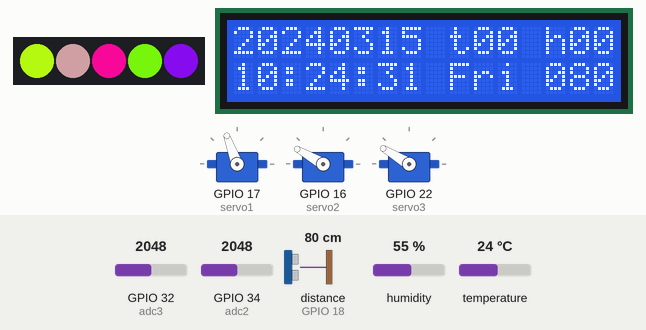
Recording of a program running on a simulated ESP32 board running MicroPython. Shown: 5 RGB LEDs in strip order, left to right, 16×2 character LCD, 3 × servo. The inputs (shaded band) are chosen by the test bench; at power-on: distance to the obstacle (sensor on GPIO 18) 80 cm, GPIO 32 (adc3) = 2048, GPIO 34 (adc2) = 2048, humidity 55 %, temperature 24 °C (analog values on the 0–4095 scale). The echo pulse lasts 58.3 µs per cm; the clock reads 2024-03-15 10:24:30 at power-on unless the program sets it; random numbers come from a fixed seed.

Above: at 1.28 s.
1.3 s: distance to the obstacle (sensor on GPIO 18) set to 14 cm
At 1.46 s:
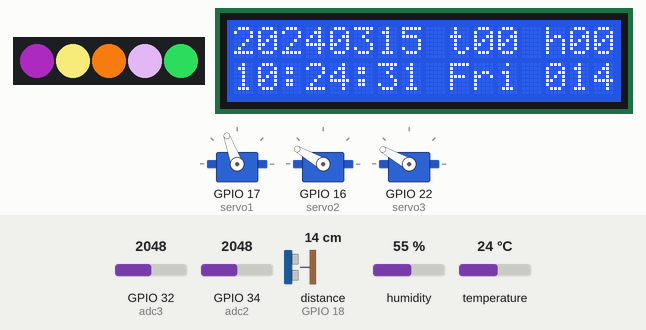
3.5 s: distance to the obstacle (sensor on GPIO 18) set to 11 cm
At 3.82 s:
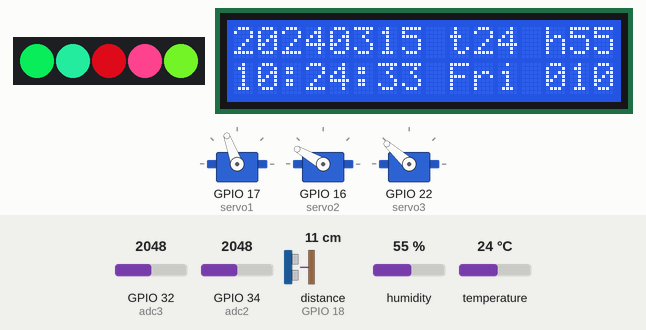
6.3 s: distance to the obstacle (sensor on GPIO 18) set to 18 cm
At 6.83 s:
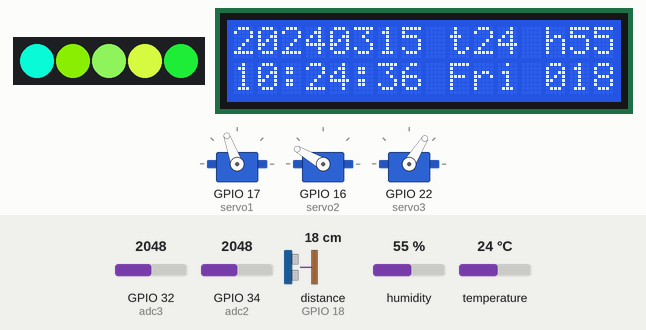
8.7 s: distance to the obstacle (sensor on GPIO 18) set to 35 cm
At 9.71 s:
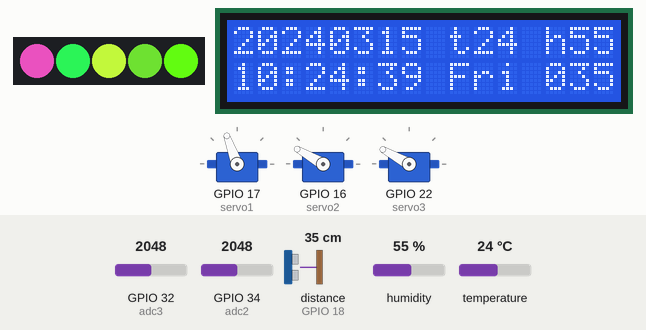
10.8 s: GPIO 32 (adc3) set to 2973
14.3 s: GPIO 32 (adc3) set to 3051
At 14.58 s:
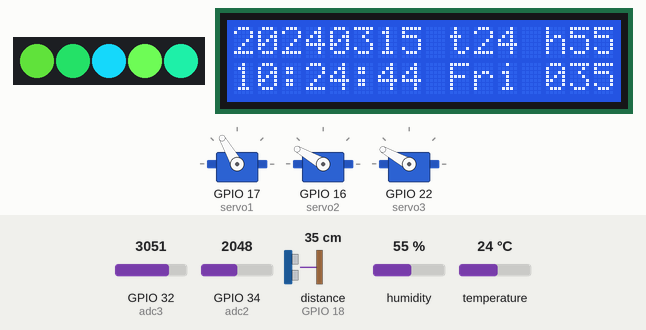
Timing chart, 0 to 20.3 s (numbered marks = the images above; inputs shaded):
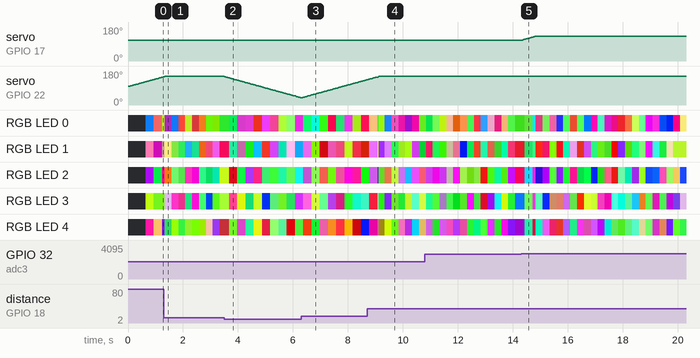

Measured:
- the behaviour switches between 13 and 12 cm on distance to the obstacle (sensor on GPIO 18) (found by bisection; images 1 and 2)
- the behaviour switches between 3000 and 3001 on GPIO 32 (adc3) (found by bisection; images 4 and 5)
- after the input at 3.5 s, servo on GPIO 22 (servo3): moves from 151° to 38° over 2.8 s, starting at once
- after the input at 14.3 s, servo on GPIO 17 (servo1): moves from 110° to 131° over 0.50 s, starting at once

The program:

_________+RGB__+_____.py
```python
'''
  舵机1-->(17)
  舵机2-->(16)
  舵机3-->(22)
  (Trig)-->(5)
  (Echo)-->(18)
  SCL-->19
  SDA-->21
  DS-->27
   WS-->(13)
'''

#导入Pin模块
from machine import Pin
import time
from servo import Servo
from machine import Timer
from hcsr04 import HCSR04
from neopixel import NeoPixel
import random
from machine import ADC
from machine import Pin,I2C
from i2c_lcd import I2cLcd
import dht
from machine import RTC

#定义HCSR04控制对象
hcsr04=HCSR04(trigger_pin=5, echo_pin=18)
#定义SG90舵机控制对象
servo1 = Servo(Pin(17))
servo2 = Servo(Pin(16))
servo3 = Servo(Pin(22))
#定义RGB控制对象
#控制引脚为13，RGB灯串联5个
pin=13
rgb_num=5
rgb_led=NeoPixel(Pin(pin,Pin.OUT),rgb_num)
#定义ADC控制对象
adc2=ADC(Pin(34))
adc2.atten(ADC.ATTN_11DB)  #开启衰减，量程增大到3.3V
adc3=ADC(Pin(32))
adc3.atten(ADC.ATTN_11DB)  #开启衰减，量程增大到3.3V
#定义DHT22控制对象
dht22=dht.DHT22(Pin(27))
#定义RTC控制对象
rtc=RTC()
# LCD 1602 I2C 地址
DEFAULT_I2C_ADDR = 0x27
# global lcd
i2c = I2C(1,sda=Pin(21),scl=Pin(19),freq=400000)
lcd = I2cLcd(i2c, DEFAULT_I2C_ADDR, 2, 16)  # 初始化(设备地址, 背光设置)

#定义星期
week=("Mon","Tue","Wed","Thu","Fri","Sat","Sun")

a=110
b=0
c=100
g=0
h=0
j=150
temp=0
humi=0
k=0
l=0
servo1.write_angle(a)
servo2.write_angle(j)
servo3.write_angle(c)
#定时器0中断函数
def time0_irq(time0):
    global a
    global b
    global c
    global g
    global h
    global j
    global k
    global l
    global temp
    global humi
    if adc3.read()>3000 and a<=130:
        a+=1
        servo1.write_angle(a)
    if adc3.read()<1000 and a>=40:
        a-=1
        servo1.write_angle(a)
    if adc2.read()>3000 and j<=160:
        j+=1
        servo2.write_angle(j)
    if adc2.read()<1000 and j>=100:
        j-=1
        servo2.write_angle(j)
    distance=hcsr04.distance_cm()//1
    if distance>13 and c<=150:  #机械臂跟随操作者
        c+=1
        servo3.write_angle(c)
    if distance<13 and c>=25:
        c-=1
        servo3.write_angle(c)
    g+=1
    h+=1
    if g==10 : #每10个周期RGB灯随机变色,屏幕刷新
        g=0
        date_time=rtc.datetime()
        distance=hcsr04.distance_cm()
        lcd.putstr("%04d%02d%02d t%02d h%02d"%(date_time[0],date_time[1],date_time[2],temp,humi))
        lcd.putstr("%02d:%02d:%02d %s %03d"%(date_time[4],date_time[5],date_time[6],week[date_time[3]],distance))
        for i in range(rgb_num):
            d=random.randint(0,255)
            e=random.randint(0,255)
            f=random.randint(0,255)
            while True :
                k=d-e
                if k<0 :
                    k=-k
                    l=e-f
                    if l<0 :
                        l=-l
                if k+l>200 :
                    rgb_led[i]=(d, e, f)
                    break
                else :
                    d=random.randint(0,255)
                    e=random.randint(0,255)
                    f=random.randint(0,255)
            rgb_led.write()
    if h==60 : #每60个周期DHT22读数
        h=0
        dht22.measure()  #调用DHT类库中测量数据的函数
        temp = dht22.temperature()
        humi = dht22.humidity()


#程序入口
if __name__=="__main__":
    time0=Timer(0)  #创建time0定时器对象
    time0.init(period=25,mode=Timer.PERIODIC,callback=time0_irq)
    while True:
        pass
```
